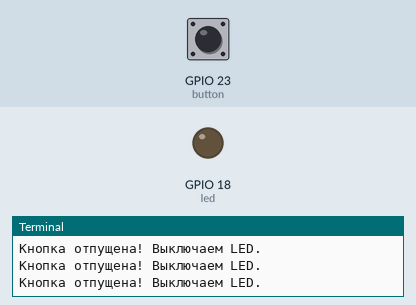
Simulated run of this program. Board: Raspberry Pi (BCM pin numbers). On the bench: output pins drawn as LEDs (lit = HIGH), the last lines printed to the terminal. The inputs (shaded band) are chosen by the test bench; at power-on: GPIO 23 (button) LOW.

Above: at 1.2 s.
1.3 s: GPIO 23 (button) pulled HIGH for 0.15 s
At 1.4 s:
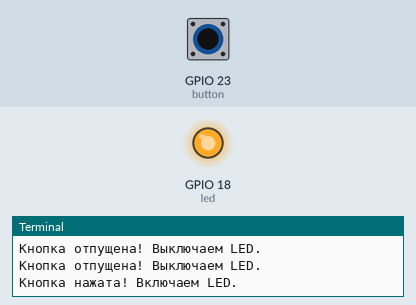
3.0 s: GPIO 23 (button) pulled HIGH for 3.2 s
At 7.5 s:
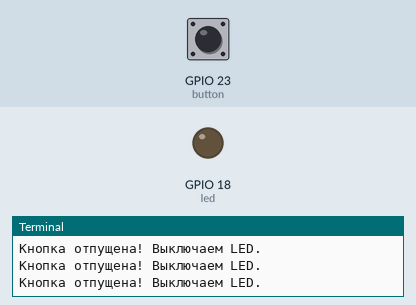
Timing chart, 0 to 9.0 s (numbered marks = the images above; inputs shaded):
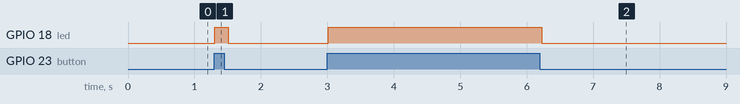

The program:

button_led.py
```python
import board
import digitalio
import time

# Настройка светодиода
led = digitalio.DigitalInOut(board.D18)  # BCM 18
led.direction = digitalio.Direction.OUTPUT

# Настройка кнопки
button = digitalio.DigitalInOut(board.D23)  # BCM 23
button.direction = digitalio.Direction.INPUT
button.pull = digitalio.Pull.DOWN

print("Нажми кнопку, чтобы включить светодиод!")

# Основной цикл
while True:
    try:
        if button.value:  # Если кнопка нажата
            led.value = True
            print("Кнопка нажата! Включаем LED.")
        else:
            led.value = False
            print("Кнопка отпущена! Выключаем LED.")

        time.sleep(0.1)  # Небольшая задержка для стабильности
    except KeyboardInterrupt:
        # Безопасное завершение при нажатии Ctrl+C
        led.value = False
        break
```

Measured:
- after the input at 1.3 s, GPIO 18 (led): LOW → HIGH at once, → LOW 0.20 s later
- after the input at 3.0 s, GPIO 18 (led): LOW → HIGH at once, → LOW 3.2 s later
